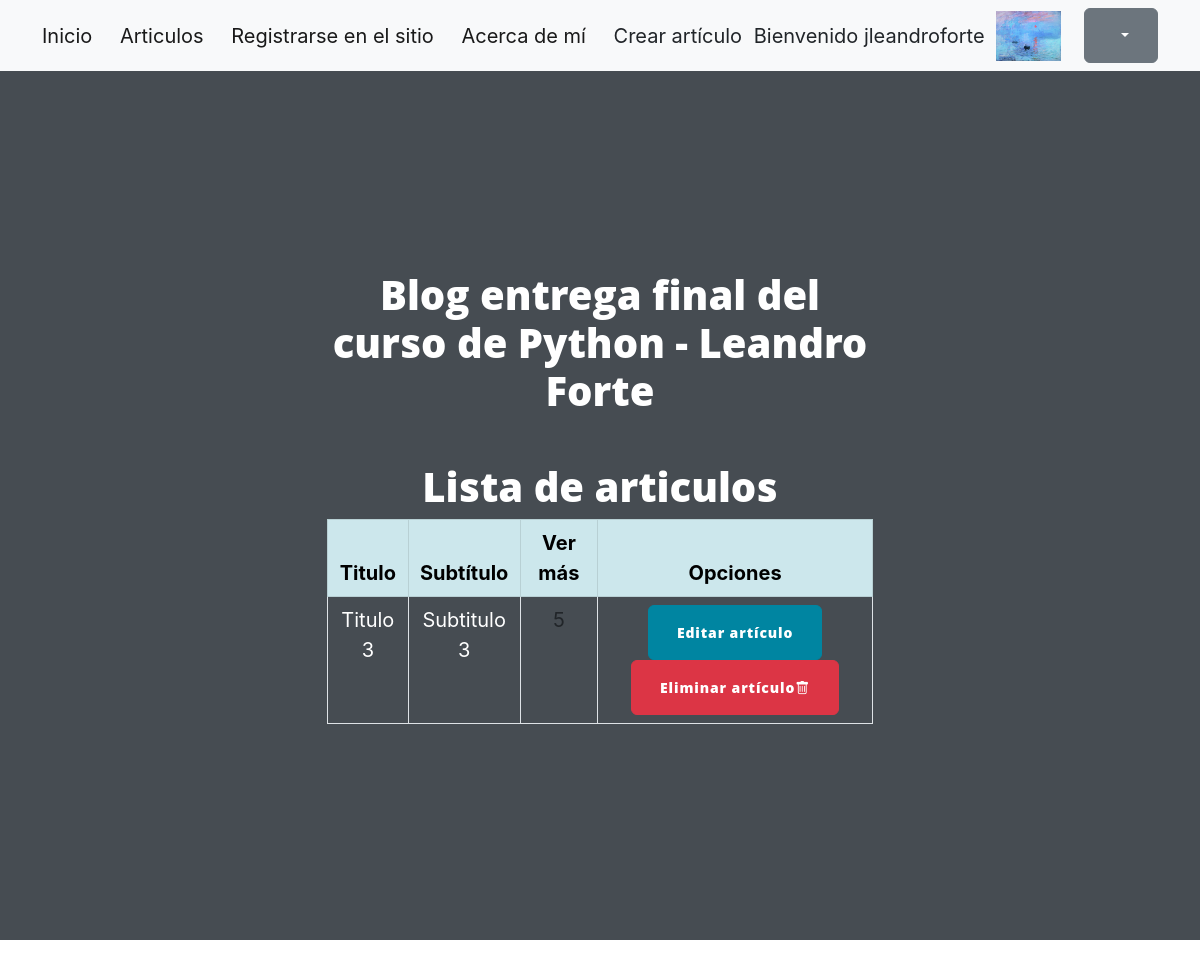
/pages/ (signed in), run on an earlier commit of the app's database.
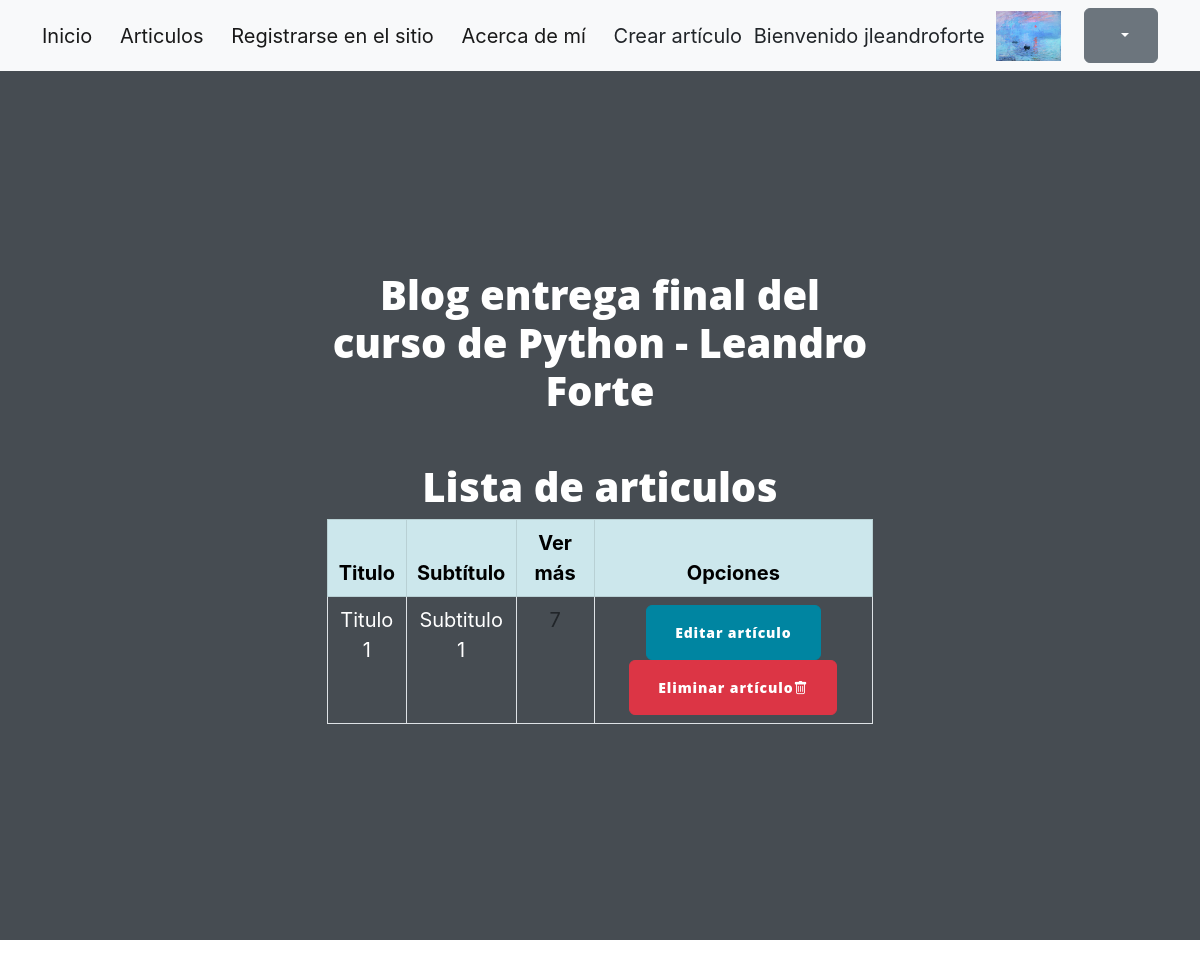
And on a later commit of the database.
### AppPerfiles/models.py (models this page shows, shortened)
class Avatar(models.Model):
    user = models.OneToOneField(User, on_delete=models.CASCADE, null=True)
    imagen = models.ImageField(upload_to='avatares', null=True, blank=True)

### AppBlog/models.py (models this page shows, shortened)
class Articulo(models.Model):
    titulo=models.CharField(max_length=999)
    subtitulo=models.CharField(max_length=999)
    cuerpo=models.TextField()
    fecha=models.DateField(null=False, blank=False, auto_now_add=True)
    autor=models.CharField(max_length=255)
    owner = models.ForeignKey(settings.AUTH_USER_MODEL, on_delete=models.CASCADE)

### AppBlog/views.py (the view)
# urls.py: path('pages/',ArticuloListView.as_view(), name='Articulos'),
class ArticuloListView(ListView):
    model = Articulo
    template_name = 'AppBlog/lista_articulos.html'
    context_object_name = 'articulos'

### AppBlog/Templates/AppBlog/lista_articulos.html (shortened to what this page needs)
{% extends "AppBlog/base.html" %}
{% load static %}
{% block content %}
<section>
  <div>
    <h1>Lista de articulos</h1>
<table class="table table-bordered table-hover" >
<thead class="table-primary">
<tr>
  <th>Titulo</th>
  <th>Subtítulo</th>
  <th>Ver más</th>
  <th>Opciones</th>
</tr>
</thead>
<tbody>
{% for articulo in object_list %}
<tr>
  <td><font color="white">{{articulo.titulo}}</td>
  <td> <font color="white"> {{articulo.subtitulo}}</td>
  <td> <font color="white"> <a href="{% url 'detalle_articulo' articulo.id %}">{{ articulo.id}} </a></td>
  {% if articulo.owner == user%}
  <td>
    <font color="white"> <a href="{% url 'editar_articulo' articulo.id %}"><button type="button" class="btn btn-primary"> Editar artículo </button></a>
    <font color="white"> <a href="{% url 'borrar_articulo' articulo.id %}"><button class="btn btn-danger"> Eliminar artículo<i class="bi bi-trash"></i></button>
  </td>
    {% else %}
      <td>Sólo un pueden editar los artículos los usuarios que los crearon </td>
    {% endif%}
</tr>
{% empty %}
<p>No hay entradas aún.</p>
{% endfor %}
</table>
  </div>
</section>
</div>
{% endblock %}

### AppBlog/Templates/AppBlog/base.html (shortened to what this page needs)
{% load static %}
<!DOCTYPE html>
<html lang="en">
    <head>
        <link href="https://cdn.jsdelivr.net/npm/bootstrap-icons@1.5.0/font/bootstrap-icons.css" rel="stylesheet" type="text/css" />
        <link href="https://cdn.jsdelivr.net/npm/bootstrap@5.3.0-alpha3/dist/css/bootstrap.min.css" rel="stylesheet">
        <link href="{% static 'AppBlog\css\styles.css' %}" rel="stylesheet" />
    </head>
    <body>
        <nav class="navbar navbar-light bg-light static-top">
            <div class="container">
                <a class="navbar-brand" href="{% url 'Inicio' %}">Inicio</a>
                <a class="navbar-brand" href="{% url 'Articulos' %}">Articulos</a>
                <a class="navbar-brand" href="{% url 'registro' %}"> Registrarse en el sitio</a>
                <a class="navbar-brand" href="{% url 'About' %}">Acerca de mí</a>
                {% if user.is_authenticated %}
                <a button type="button" href="{% url 'crear_articulo' %}">Crear artículo</a>
                <span> Bienvenido {{ user.username }} </span> <img height="50px" src="{{ user.avatar.imagen.url }}" />
                <br>
                <div class="dropdown">
                    <button class="btn btn-secondary dropdown-toggle" type="button" id="dropdownMenuButton1" data-bs-toggle="dropdown" aria-expanded="false">
                    </button>
                {% endif %}
            </div>
</nav>
        <header class="masthead">
            <div class="container position-relative">
                <div class="row justify-content-center">
                    <div class="col-xl-6">
                        <div class="text-center text-white">
                            <h1 class="mb-5">Blog entrega final del curso de Python - Leandro Forte </h1>
{% block content %}
{% endblock %}
    </body>
</html>

What changed in the data, as far as the page shows it:
removed Articulo: titulo "Titulo 3", subtitulo "Subtitulo 3", id "5", shows "Editar artículo"
added Articulo: titulo "Titulo 1", subtitulo "Subtitulo 1", id "7", shows "Editar artículo"
